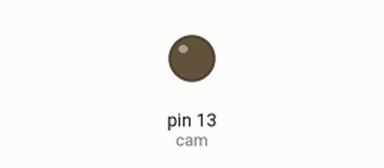
This sketch was run on a simulated Arduino Uno, built with avr-gcc and run on an emulated ATmega328P. On the bench: output pins drawn as LEDs (lit = HIGH).

Above: at 2.5 s.
At 5.1 s:
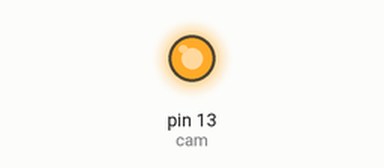
Timing chart, 0 to 6.8 s (numbered marks = the images above):
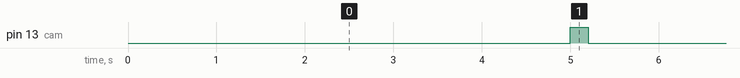

Measured:
- by itself, pin 13 (cam): alternates HIGH for 0.20 s and LOW for 5.0 s

The sketch:

remote_test.ino
```cpp
int cam = 13;

void setup() {
  // put your setup code here, to run once:
  pinMode(cam, OUTPUT);
}

void loop() {
  // put your main code here, to run repeatedly:
  digitalWrite(cam, LOW);
  delay(5000);
  digitalWrite(cam, HIGH);
  delay(200);
}


// orange/white is +
```
